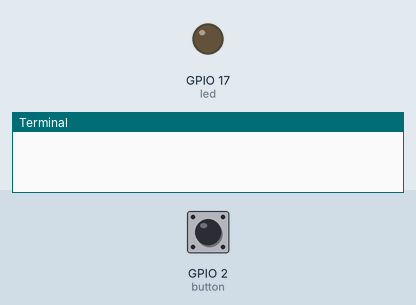
Simulated run of this program. Board: Raspberry Pi (BCM pin numbers). On the bench: output pins drawn as LEDs (lit = HIGH), the last lines printed to the terminal. The test bench sets the inputs (shaded band); at power-on: GPIO 2 (button) HIGH.

Above: at 1.2 s.
1.3 s: GPIO 2 (button) pulled LOW for 0.15 s
At 1.37 s:
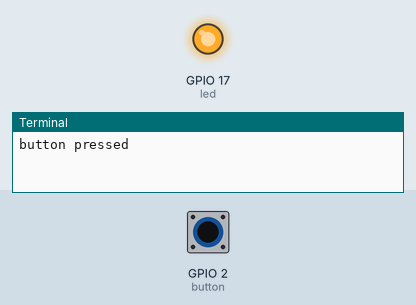
2.9 s: GPIO 2 (button) pulled LOW for 3.2 s
At 6.8 s:
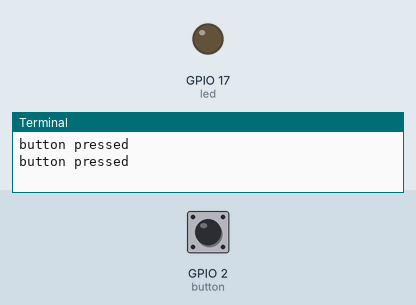
Timing chart, 0 to 8.3 s (numbered marks = the images above; inputs shaded):
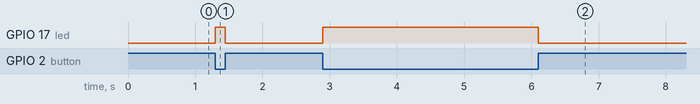

The program:

button.py
```python
from gpiozero import LED, Button
from signal import pause

led = LED(17)
button = Button(2)

def print_thing():
    print("button pressed")

def on_press():
    led.on()
    print_thing()

def on_release():
    led.off()

button.when_pressed = on_press
button.when_released = on_release

pause()
```

Measured:
- after the input at 1.3 s, GPIO 17 (led): LOW → HIGH at once, → LOW 0.15 s later
- after the input at 2.9 s, GPIO 17 (led): LOW → HIGH at once, → LOW 3.2 s later
